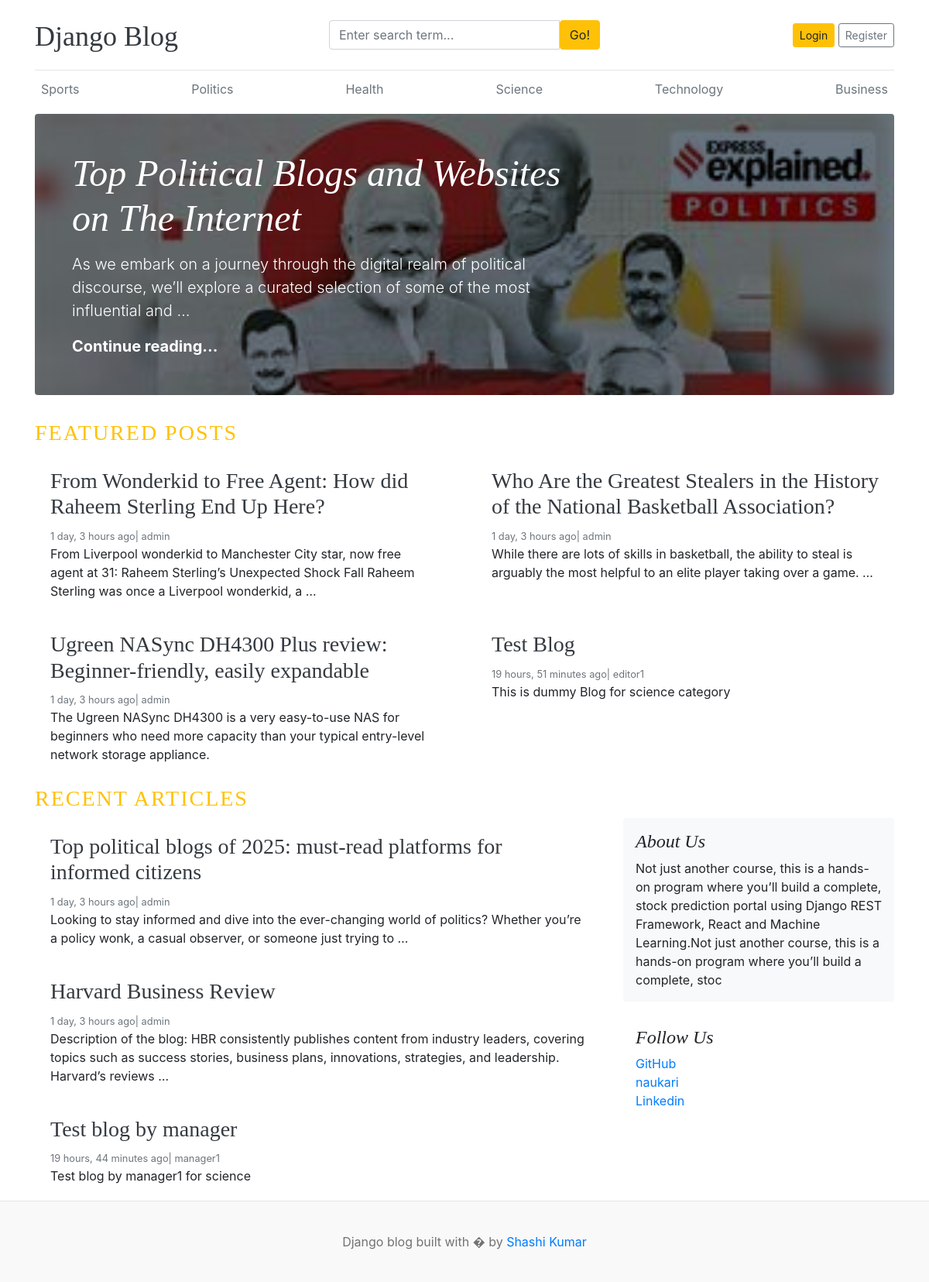
The page / on the database its author committed.
### blogs/models.py (models this page shows, shortened)
class Category(models.Model):
    category_name = models.CharField(max_length=50,unique=True)
    created_at = models.DateTimeField(auto_now_add=True)
    updated_at = models.DateTimeField(auto_now=True)
    class Meta:
        verbose_name_plural = 'Categories'

class Blog(models.Model):
    title = models.CharField(max_length=100)
    slug = models.SlugField(max_length=150,unique=True,blank=True)
    category = models.ForeignKey(Category, on_delete=models.CASCADE)
    author = models.ForeignKey(User,on_delete=models.CASCADE)
    featured_image = models.ImageField(upload_to='uploads/%Y/%m/%d')
    short_description = models.TextField(max_length=500)
    blog_body = models.TextField(max_length=2000)
    status = models.CharField(max_length=20,choices=STATUS_CHOICES,default="Draft")
    is_featured = models.BooleanField(default=False)
    created_at = models.DateTimeField(auto_now_add=True)
    updated_at = models.DateTimeField(auto_now=True)

### assignments/models.py (models this page shows, shortened)
class About(models.Model):
    about_heading = models.CharField(max_length=25)
    about_description = models.TextField(max_length=250)
    created_at = models.DateTimeField(auto_now_add=True)
    updated_at = models.DateTimeField(auto_now=True)
    class Meta:
        verbose_name_plural = 'About'

class SocialLink(models.Model):
    platform =models.CharField(max_length=25)
    link = models.URLField(max_length=100)
    created_at = models.DateTimeField(auto_now_add=True)
    updated_at = models.DateTimeField(auto_now=True)

### blog_main/views.py (the view)
# urls.py: 2. Add a URL to urlpatterns:  path('', views.home, name='home')
def home(request):
    featured_posts = Blog.objects.filter(is_featured=True,status ='Published').order_by('updated_at')
    posts = Blog.objects.filter(is_featured=False , status ='Published').order_by('updated_at')
    try:
        about = About.objects.get()
    except:
        about= None
    context = {
        'featured_posts' : featured_posts,
        'posts' : posts,
        'about' : about
    }
    return render(request,'home.html',context)

### blogs/context_processors.py (called while the page is built)
def get_categories(request):
    categories = Category.objects.all()
    return dict(categories=categories)

def get_social_links(request):
    social_links = SocialLink.objects.all()
    return dict(social_links=social_links)

### templates/home.html
{% extends 'base.html' %}
{% block content %}
{% for post in featured_posts %}
{% if forloop.first %}
<div class="jumbotron p-3 p-md-5 text-white rounded bg-dark" style="background-image: url({{ post.featured_image.url }});background-blend-mode: overlay;background-size:cover;">
    <div class="col-md-8 px-0">
      <h1 class="display-4 font-italic">{{ post.title }}</h1>
      <p class="lead my-3">{{ post.short_description |truncatewords:25}}</p>
      <p class="lead mb-0"><a href="{% url 'blogs' post.slug %}" class="text-white font-weight-bold">Continue reading...</a></p>
    </div>
  </div>
{% endif %}
{% endfor %}
 <h3 class=" text-uppercase text-warning" style="letter-spacing: 2px;">Featured Posts</h3>
  <div class="row mb-2">
    {% for post in featured_posts %}
    {% if not forloop.first %}
    <div class="col-md-6">
      <div class="card border-0" >
        <div class="card-body">
          <h3><a href="{% url 'blogs' post.slug %}" class="text-dark">{{ post.title }}</a></h3>
          <small class="mb-1 text-muted">{{ post.created_at | timesince }} ago| {{ post.author }}</small>
          <p class="card-text">{{ post.short_description |truncatewords:25 }}</p>
        </div>
      </div>
    </div>
    {% endif %}
    {% endfor %}
  </div>
  <h3 class=" text-uppercase text-warning" style="letter-spacing: 2px;">Recent Articles</h3>
  <main role="main" class="container p-0">
    <div class="row">
      <div class="col-md-8 blog-main">
        {% for post in posts %}
        <div class="card border-0" >
          <div class="card-body">
            <h3><a href="{% url 'blogs' post.slug %}" class="text-dark">{{ post.title }}</a></h3>
            <small class="mb-1 text-muted">{{ post.created_at | timesince }} ago| {{ post.author }}</small>
            <p class="card-text">{{ post.short_description |truncatewords:25}}</p>
          </div>
        </div>
        {% endfor %}
      </div>
      <aside class="col-md-4 blog-sidebar">
        <div class="p-3 mb-3 bg-light rounded">
          <h4 class="font-italic">{{ about.about_heading }}</h4>
          <p class="mb-0">{{ about.about_description }}</p>
        </div>
        {% if social_links %}
        <div class="p-3">
          <h4 class="font-italic">Follow Us</h4>
          <ol class="list-unstyled">
            {% for i in social_links %}
            <li><a href="{{ i.link }}" target="_blank">{{ i.platform }}</a></li>
            {% endfor %}
          </ol>
        </div>
        {% endif %}
      </aside>
    </div>
  </main>
</div>
{% endblock %}

### templates/base.html (shortened to what this page needs)
{% load static %}
<!DOCTYPE html>
<html lang="en">
<head>
    <link href="https://getbootstrap.com/docs/4.0/dist/css/bootstrap.min.css" rel="stylesheet">
    <link href="{% static 'css/blog.css' %}" rel="stylesheet">
    <link rel="stylesheet" href="https://cdnjs.cloudflare.com/ajax/libs/font-awesome/4.7.0/css/font-awesome.min.css">
  </head>
<body>
    <div class="container">
      <header class="blog-header py-3">
        <div class="row flex-nowrap justify-content-between align-items-center">
          <div class="col-4 pt-1">
            <a class="blog-header-logo text-dark" href="/">Django Blog</a>
          </div>
          <div class="col-4">
            <form action="{% url 'search' %}" method="GET">
                <div class="input-group">
                    <input class="form-control" type="text" name="keyword" value="{{ keyword }}"placeholder="Enter search term..." aria-label="Enter search term..." aria-describedby="button-search" />
                    <button type="submit" class="btn btn-warning" id="button-search" type="button">Go!</button>
                </div>
            </form>
          </div>
          <div class="col-4 d-flex justify-content-end align-items-center">
            {% if not user.is_authenticated %}
            <a class="btn btn-sm btn-warning" href="{% url 'login' %}">Login</a> &nbsp;
            <a class="btn btn-sm btn-outline-secondary" href="{% url 'register' %}">Register</a>
            {% else %}
            <a href="{% url 'dashboard' %}">Dashboard</a>
            &emsp;
            <span><a href="{% url 'logout' %}">Logout</a></span>
            {% endif %}
          </div>
        </div>
      </header>
      <div class="nav-scroller py-1 mb-2">
        <nav class="nav d-flex justify-content-between">
          {% for cat in categories %}
          <a class="p-2 text-muted" href="{% url 'posts_by_category' cat.id %}">{{ cat.category_name }}</a>
          {% endfor %}
        </nav>
      </div>
 {% block content %}
 {% endblock %}
<footer class="blog-footer">
    <p>Django blog built with � by <a href="#">Shashi Kumar</a></p>
  </footer>
  </body>
  </html>

### blog_main/static/css/blog.css (style rules this page uses)
.blog-header { border-bottom: 1px solid #e5e5e5; }
.blog-header-logo { font-family: "Playfair Display", Georgia, "Times New Roman", serif; font-size: 2.25rem; }
h1, h2, h3, h4, h5, h6 { font-family: "Playfair Display", Georgia, "Times New Roman", serif; }
.display-4 { font-size: 2.5rem; }
@media (min-width: 768px) { .display-4 { font-size: 3rem; } }
.blog-footer { padding: 2.5rem 0; color: #727272; text-align: center; background-color: #f9f9f9; border-top: .05rem solid #e5e5e5; }
.blog-footer p:last-child { margin-bottom: 0; }

### rows shown on the page
Category: category_name "Sports"
Category: category_name "Politics"
Category: category_name "Health"
Category: category_name "Science"
Category: category_name "Technology"
Category: category_name "Business"
Blog: featured_image (picture), title "Top Political Blogs and Websites on The Internet", short_description "As we embark on a journey through the digital realm of political discourse, we’ll explore a curated selection of some of the most influential and …"
Blog: title "From Wonderkid to Free Agent: How did Raheem Sterling End Up Here?", created_at "1 day, 3 hours", author "admin", short_description "From Liverpool wonderkid to Manchester City star, now free agent at 31: Raheem Sterling’s Unexpected Shock Fall Raheem Sterling was once a Liverpool wonderkid, a …"
Blog: title "Who Are the Greatest Stealers in the History of the National Basketball Association?", created_at "1 day, 3 hours", author "admin", short_description "While there are lots of skills in basketball, the ability to steal is arguably the most helpful to an elite player taking over a game. …"
Blog: title "Ugreen NASync DH4300 Plus review: Beginner-friendly, easily expandable", created_at "1 day, 3 hours", author "admin", short_description "The Ugreen NASync DH4300 is a very easy-to-use NAS for beginners who need more capacity than your typical entry-level network storage appliance."
Blog: title "Test Blog", created_at "19 hours, 51 minutes", author "editor1", short_description "This is dummy Blog for science category"
Blog: title "Top political blogs of 2025: must-read platforms for informed citizens", created_at "1 day, 3 hours", author "admin", short_description "Looking to stay informed and dive into the ever-changing world of politics? Whether you’re a policy wonk, a casual observer, or someone just trying to …"
Blog: title "Harvard Business Review", created_at "1 day, 3 hours", author "admin", short_description "Description of the blog: HBR consistently publishes content from industry leaders, covering topics such as success stories, business plans, innovations, strategies, and leadership. Harvard’s reviews …"
Blog: title "Test blog by manager", created_at "19 hours, 44 minutes", author "manager1", short_description "Test blog by manager1 for science"
About: about_heading "About Us", about_description "Not just another course, this is a hands-on program where you’ll build a complete, stock prediction portal using Django REST Framework, React and Machine Learning.Not just another course, this is a hands-on program where you’ll build a complete, stoc"
SocialLink: platform "GitHub"
SocialLink: platform "naukari"
SocialLink: platform "Linkedin"
